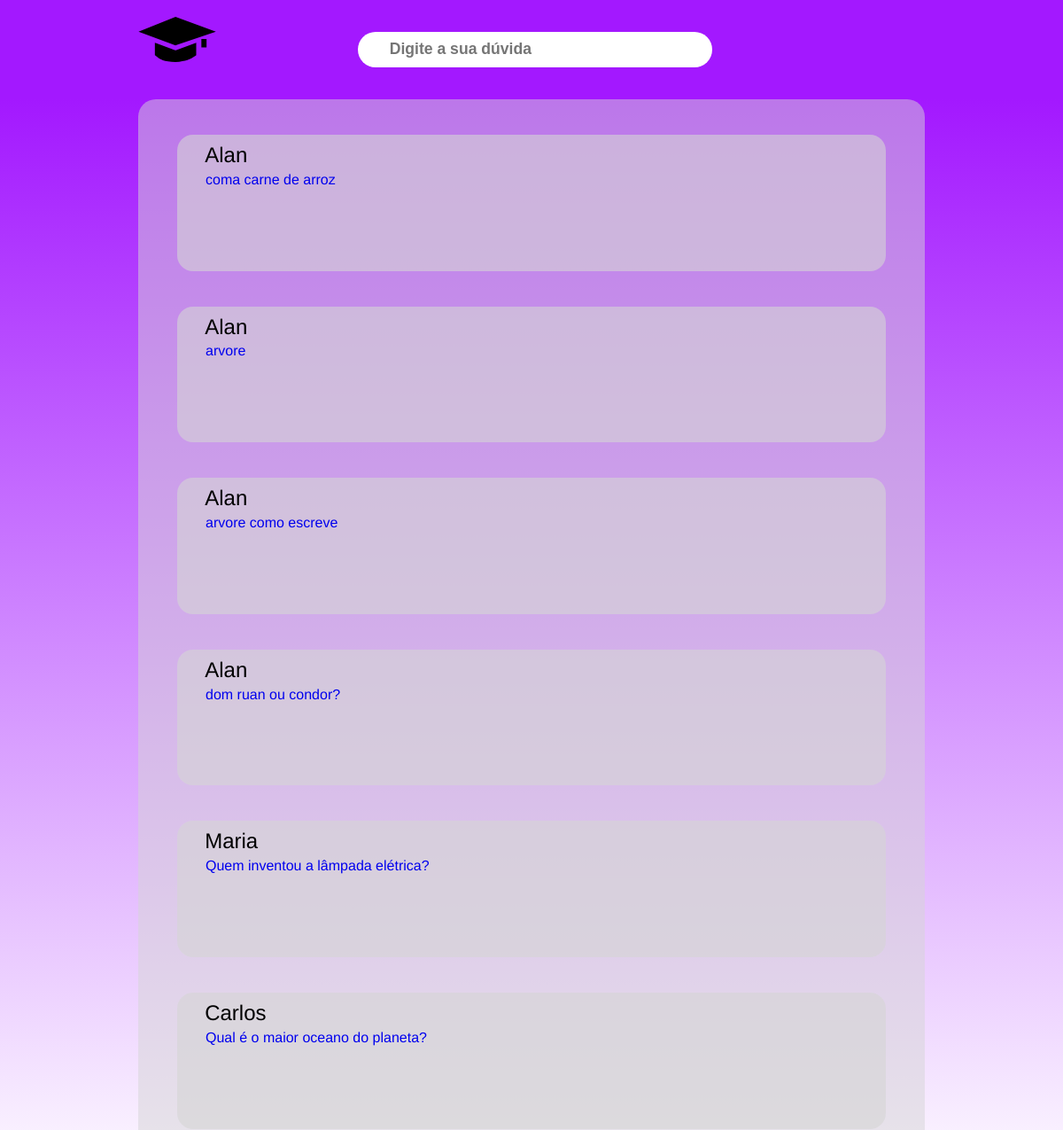
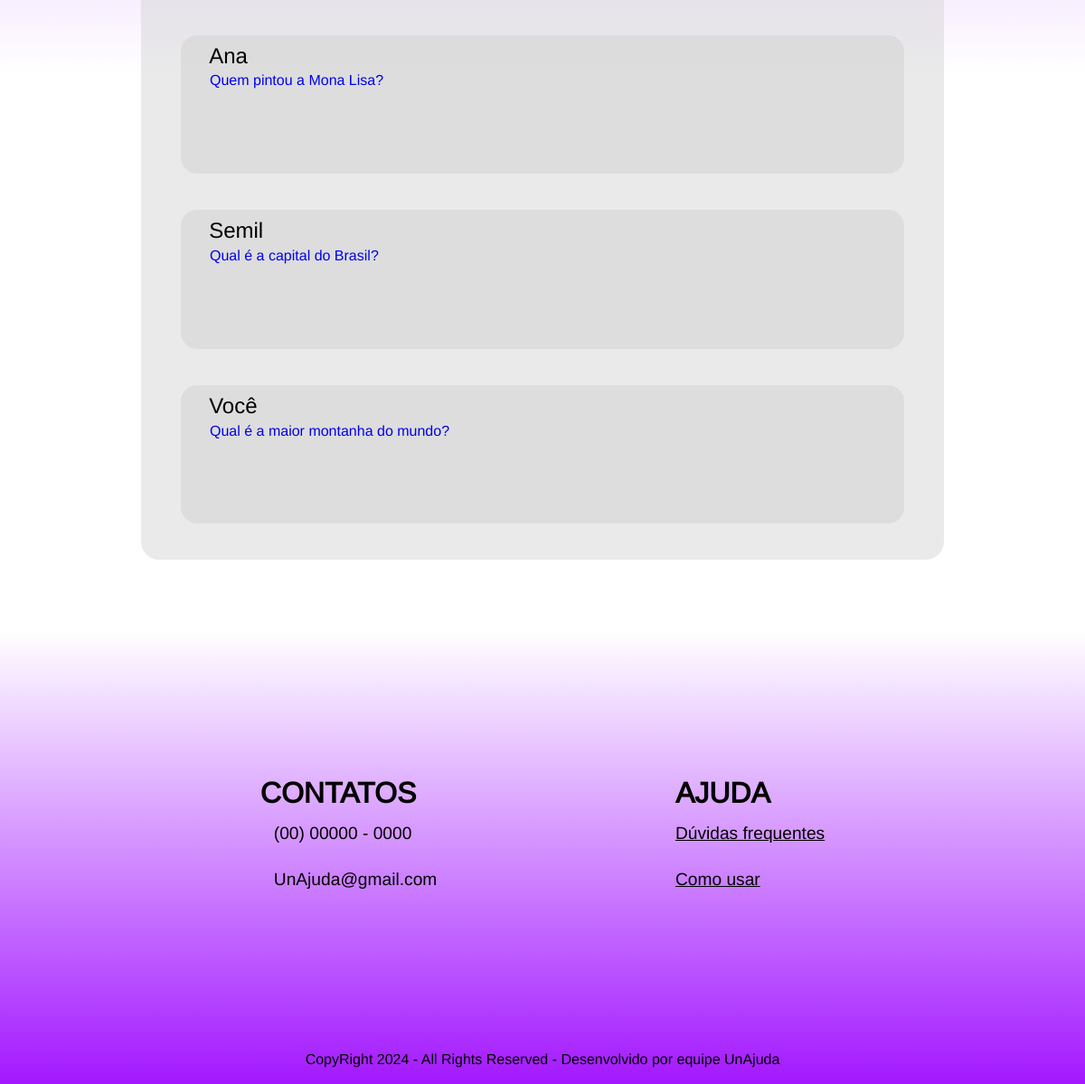
/pesquisa (signed in), run on the app's committed database (2 pictures, top to bottom).
### tables this page shows
CREATE TABLE pergunta (
                id INTEGER PRIMARY KEY AUTOINCREMENT,
                id_usuario INTEGER NOT NULL,
                pergunta TEXT NOT NULL,
                data_criacao TIMESTAMP DEFAULT CURRENT_TIMESTAMP,
                FOREIGN KEY (id_usuario) REFERENCES usuario(id)
            );

CREATE TABLE usuario (
                id INTEGER PRIMARY KEY AUTOINCREMENT,
                nome TEXT NOT NULL,
                email TEXT NOT NULL UNIQUE,
                senha TEXT NOT NULL,
                faculdade TEXT,
                curso TEXT,
                telefone TEXT,
                foto_perfil TEXT
            );

### controles_de_rota.py (the view)
@unajuda.route('/pesquisa')
def pesquisa():
    db = get_db()
    query = request.args.get('query', '').strip()
    if query:
        perguntas_respostas = obter_perguntas_com_respostas_e_nome_usuario(db, query)
    else:
        perguntas_respostas = obter_perguntas_com_respostas_e_nome_usuario(db)
    perguntas = []
    usuario_logado_id = session.get('usuario_id')
    for pergunta_id, dados in perguntas_respostas.items():
        usuario_id = dados.get('usuario_id')
        nome_usuario = "Você" if usuario_id == usuario_logado_id else dados['nome_usuario']
        perguntas.append({
            "id": pergunta_id,
            "pergunta": dados['pergunta'],
            "nome_usuario": nome_usuario
        })
    return render_template('pagina-pesquisa.html', perguntas=perguntas)

### controles_de_rota.py (called while the page is built)
def get_db():
    if 'db' not in g:
        g.db = sqlite3.connect('usuario.db', check_same_thread=False)
    return g.db

def make_session_permanent():
    session.permanent = True
    if 'logado' in session:
        if session['logado'] and 'expiracao' in session:
            expiracao = datetime.strptime(session['expiracao'], '%Y-%m-%d %H:%M:%S')
            if datetime.now() > expiracao:
                session.pop('logado', None)
                session.pop('expiracao', None)
                flash("Sua sessão expirou. Por favor, faça login novamente.", "error")

### templates/pagina-pesquisa.html (shortened to what this page needs)
<!DOCTYPE html>
<html lang="pt-br">
<head>
    <link rel="stylesheet" href="../static/style/pagina_pesquisa/pagina-pesquisa.css">
    <link rel="stylesheet" href="../static/style/reset.css">
    <link rel="stylesheet" href="../static/style/style.css">
</head>
<body>
    <main class="pesquisa__main">
        <div class="center">
            <div class="pesquisa__header">
                <div class="pesquisa__logo">
                    <a href="/"><img src="../static/img/Logo_minimizada.svg" alt=""></a>
                </div>
                <div>
                    <form action="/pesquisa" method="get">
                        <input class="barra__pesquisa" type="search" id="buscarPerguntas" name="query" value="{{ request.args.get('query', '') }}" placeholder="Digite a sua dúvida">
                    </form>
                </div>
            </div>
        </div>
    </main>
    <section class="pesquisa">
        <div class="center">
            <div class="container__pergunta">
                <div class="ha__perguntas">
                {% if perguntas %}
                    {% for pergunta in perguntas %}
                        <div class="caixa__pergunta">
                            <h2>{{ pergunta.nome_usuario }}</h2>
                            <p><a href="/resposta/{{ pergunta.id }}">{{ pergunta.pergunta }}</a></p>
                        </div>
                        {% endfor %}
                    </div>
                {% else %}
                    <div class="caixa__pergunta2">
                        <h2>Não há perguntas disponíveis.</h2>
                        <a href="/pergunta" class="registro-header-btn">Adicionar Pergunta</a>
                    </div>
                    {% endif %}
            </div>
        </div>
    </section>
    <footer class="footer">
        <div class="center">
            <div class="duvidas-contatos">
                <div class="contatos">
                    <h2>CONTATOS</h2>
                    <p><i class="fa-brands fa-whatsapp"></i>(00) 00000 - 0000</p>
                    <p><i class="fa-regular fa-envelope"></i>UnAjuda@gmail.com</p>
                </div>
                <div class="duvidas">
                    <h2>AJUDA</h2>
                    <a href="#">Dúvidas frequentes</a>
                    <a href="#">Como usar</a>
                </div>
            </div>
            <div class="direitos">
                <p>CopyRight  2024 - All Rights Reserved - Desenvolvido por equipe UnAjuda</p>
            </div>
        </div>
    </footer>
</body>
</html>

### static/style/pagina_pesquisa/pagina-pesquisa.css (style rules this page uses)
.pesquisa__main { height: 14vh; background-color: var(--cor-principal); }
.pesquisa__header { background-color: #A318FF; display: flex; align-items: center; justify-content: space-between; height: 100%; margin-left: 0.15em; }
.pesquisa__logo img { background-repeat: no-repeat; height: 6.4vh; margin-top: -20px; cursor: pointer; margin-left: -0.19em; }
.barra__pesquisa { border-radius: 85px; font-weight: bold; background-color: #fff; outline: none; border: none; height: 5.12vh; width: 33.333vw; margin-left: 9em; margin-right: 16em; font-size: 1.1em; padding-left: 2em; }
.pesquisa { background: linear-gradient(0deg, rgba(255,255,255,1) 30%, rgba(163,24,255,1) 100%); }
.container__pergunta { display: flex; border-radius: 20px; background-color: rgba(214, 214, 214, .5); padding-top: 2.5em; justify-content: center; align-items: center; }
.caixa__pergunta { background-color: rgba(214, 214, 214, .6); border-radius: 18px; cursor: pointer; margin-bottom: 2.5em; height: 19.2vh; width: 66.667vw ; }
.caixa__pergunta h2 { font-weight: lighter; padding-left: 1.3em; padding-top: 0.5em; }
.caixa__pergunta p { padding-left: 2em; padding-right: 2em; padding-top: 0.3em; }

### static/style/style.css (style rules this page uses)
:root { --cor-principal: #A318FF; --cor-ouro: #FFD700; --cor-prata: #C0C0C0; --cor-bronze :#CD7F32; }
.center { margin: 0 13%; height: 100%; }

### static/style/pagina_principal/footer-pagina-principal.css (style rules this page uses)
.footer { background: rgb(255,255,255); background: linear-gradient(180deg, rgba(255,255,255,1) 0%, rgba(163,24,255,1) 100%); height: 500px; margin-top: 80px; }
.footer .duvidas-contatos { width: 100%; height: 93%; display: flex; justify-content: space-around; align-items: center; }
.footer .duvidas-contatos h2 { font-size: 2rem; }
.footer .duvidas-contatos .contatos p { font-size: 1.2rem; padding: 15px 0; }
.footer .duvidas-contatos .contatos p i { padding: 0 15px 0 0; }
.footer .duvidas-contatos .duvidas a { display: flex; font-size: 1.2rem; padding: 15px 0; text-decoration:underline; color: black; }
.direitos { display: flex; justify-content: center; align-items: center; font-size: 1rem; }

### data on the page
pergunta: nome_usuario "Alan", pergunta "coma carne de arroz"
pergunta: nome_usuario "Alan", pergunta "arvore"
pergunta: nome_usuario "Alan", pergunta "arvore como escreve"
pergunta: nome_usuario "Alan", pergunta "dom ruan ou condor?"
pergunta: nome_usuario "Maria", pergunta "Quem inventou a lâmpada elétrica?"
pergunta: nome_usuario "Carlos", pergunta "Qual é o maior oceano do planeta?"
pergunta: nome_usuario "Ana", pergunta "Quem pintou a Mona Lisa?"
pergunta: nome_usuario "Semil", pergunta "Qual é a capital do Brasil?"
pergunta: nome_usuario "Você", pergunta "Qual é a maior montanha do mundo?"
